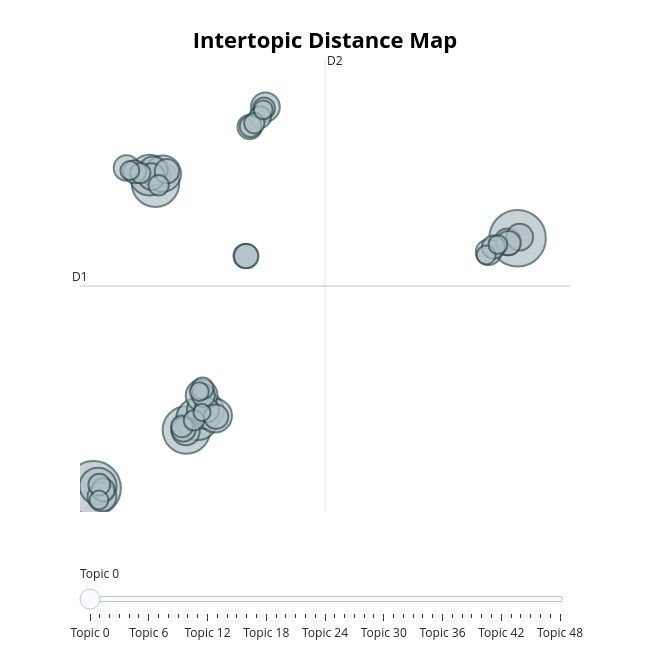

Here is the notebook cell this chart was saved with:
### Code cell
topic_model.visualize_topics()

### Figure 1 — Plotly figure (JSON) as saved in the notebook; plotly's stock layout.template omitted (floating-point values rounded to 4 significant figures; data arrays with more than 128 entries replaced by an {"elided": "..."} marker saying what was removed)
{"data": [{"customdata": {"elided": "49x3 mixed values"}, "hovertemplate": "<b>Topic %{customdata[0]}</b><br>%{customdata[1]}<br>Size: %{customdata[2]}", "legendgroup": "", "marker": {"color": "#B0BEC5", "size": [54, 50, 38, 38, 30, 28, 23, 23, 22, 19, 17, 14, 14, 14, 13, 12, 12, 12, 11, 11, 10, 10, 10, 10, 10, 10, 10, 10, 9, 9, 9, 9, 8, 8, 8, 8, 8, 8, 7, 7, 7, 7, 6, 6, 6, 6, 6, 6, 5], "sizemode": "area", "sizeref": 0.03375, "symbol": "circle", "line": {"color": "DarkSlateGrey", "width": 2}}, "mode": "markers", "name": "", "orientation": "v", "showlegend": false, "x": [17.01, -4.645, -1.485, 0.09462, 0.6497, -1.78, 1.063, -4.419, -1.104, 1.564, 0.8722, -4.22, -1.61, 4.13, 0.06347, 16.5, -1.686, 17.12, -2.966, 15.53, 1.138, -0.06198, 3.33, 16.55, -0.9033, 3.122, 3.153, 1.611, -2.546, 15.78, -4.154, 0.9629, 0.9222, 4.058, -4.356, -0.1298, 3.858, 3.376, -1.322, 3.566, -2.262, 0.4792, 15.41, 4.023, 16.01, -4.371, -2.796, 0.755, 0.8888], "xaxis": "x", "y": [10.36, -3.871, 13.5, -0.5547, 0.06665, 13.96, 0.5538, -3.748, 14.04, 0.2655, 1.417, -4.359, 14.2, 17.84, -0.6356, 10.16, 13.88, 10.43, 14.37, 9.574, 0.5897, -0.522, 16.71, 10.09, 14.18, 9.366, 9.344, 0.2038, 14.16, 9.859, -3.96, 1.417, 1.815, 17.75, -3.665, -0.3497, 17.26, 16.74, 13.38, 16.92, 14.07, -0.0009138, 9.415, 17.68, 10.0, -4.541, 14.22, 1.633, 0.4559], "yaxis": "y", "type": "scatter"}], "layout": {"xaxis": {"anchor": "y", "domain": [0.0, 1.0], "title": {"text": ""}, "visible": false, "range": [-5.342, 19.69]}, "yaxis": {"anchor": "x", "domain": [0.0, 1.0], "title": {"text": ""}, "visible": false, "range": [-5.222, 20.52]}, "legend": {"tracegroupgap": 0, "itemsizing": "constant"}, "margin": {"t": 60}, "title": {"font": {"size": 22, "color": "Black"}, "text": "<b>Intertopic Distance Map</b>", "y": 0.95, "x": 0.5, "xanchor": "center", "yanchor": "top"}, "hoverlabel": {"font": {"size": 16, "family": "Rockwell"}, "bgcolor": "white"}, "width": 650, "height": 650, "sliders": [{"active": 0, "pad": {"t": 50}, "steps": [{"args": [{"marker.color": [["red", "#B0BEC5", "#B0BEC5", "#B0BEC5", "#B0BEC5", "#B0BEC5", "#B0BEC5", "#B0BEC5", "#B0BEC5", "#B0BEC5", "#B0BEC5", "#B0BEC5", "#B0BEC5", "#B0BEC5", "#B0BEC5", "#B0BEC5", "#B0BEC5", "#B0BEC5", "#B0BEC5", "#B0BEC5", "#B0BEC5", "#B0BEC5", "#B0BEC5", "#B0BEC5", "#B0BEC5", "#B0BEC5", "#B0BEC5", "#B0BEC5", "#B0BEC5", "#B0BEC5", "#B0BEC5", "#B0BEC5", "#B0BEC5", "#B0BEC5", "#B0BEC5", "#B0BEC5", "#B0BEC5", "#B0BEC5", "#B0BEC5", "#B0BEC5", "#B0BEC5", "#B0BEC5", "#B0BEC5", "#B0BEC5", "#B0BEC5", "#B0BEC5", "#B0BEC5", "#B0BEC5", "#B0BEC5"]]}], "label": "Topic 0", "method": "update"}, {"args": [{"marker.color": [["#B0BEC5", "red", "#B0BEC5", "#B0BEC5", "#B0BEC5", "#B0BEC5", "#B0BEC5", "#B0BEC5", "#B0BEC5", "#B0BEC5", "#B0BEC5", "#B0BEC5", "#B0BEC5", "#B0BEC5", "#B0BEC5", "#B0BEC5", "#B0BEC5", "#B0BEC5", "#B0BEC5", "#B0BEC5", "#B0BEC5", "#B0BEC5", "#B0BEC5", "#B0BEC5", "#B0BEC5", "#B0BEC5", "#B0BEC5", "#B0BEC5", "#B0BEC5", "#B0BEC5", "#B0BEC5", "#B0BEC5", "#B0BEC5", "#B0BEC5", "#B0BEC5", "#B0BEC5", "#B0BEC5", "#B0BEC5", "#B0BEC5", "#B0BEC5", "#B0BEC5", "#B0BEC5", "#B0BEC5", "#B0BEC5", "#B0BEC5", "#B0BEC5", "#B0BEC5", "#B0BEC5", "#B0BEC5"]]}], "label": "Topic 1", "method": "update"}, {"args": [{"marker.color": [["#B0BEC5", "#B0BEC5", "red", "#B0BEC5", "#B0BEC5", "#B0BEC5", "#B0BEC5", "#B0BEC5", "#B0BEC5", "#B0BEC5", "#B0BEC5", "#B0BEC5", "#B0BEC5", "#B0BEC5", "#B0BEC5", "#B0BEC5", "#B0BEC5", "#B0BEC5", "#B0BEC5", "#B0BEC5", "#B0BEC5", "#B0BEC5", "#B0BEC5", "#B0BEC5", "#B0BEC5", "#B0BEC5", "#B0BEC5", "#B0BEC5", "#B0BEC5", "#B0BEC5", "#B0BEC5", "#B0BEC5", "#B0BEC5", "#B0BEC5", "#B0BEC5", "#B0BEC5", "#B0BEC5", "#B0BEC5", "#B0BEC5", "#B0BEC5", "#B0BEC5", "#B0BEC5", "#B0BEC5", "#B0BEC5", "#B0BEC5", "#B0BEC5", "#B0BEC5", "#B0BEC5", "#B0BEC5"]]}], "label": "Topic 2", "method": "update"}, {"args": [{"marker.color": [["#B0BEC5", "#B0BEC5", "#B0BEC5", "red", "#B0BEC5", "#B0BEC5", "#B0BEC5", "#B0BEC5", "#B0BEC5", "#B0BEC5", "#B0BEC5", "#B0BEC5", "#B0BEC5", "#B0BEC5", "#B0BEC5", "#B0BEC5", "#B0BEC5", "#B0BEC5", "#B0BEC5", "#B0BEC5", "#B0BEC5", "#B0BEC5", "#B0BEC5", "#B0BEC5", "#B0BEC5", "#B0BEC5", "#B0BEC5", "#B0BEC5", "#B0BEC5", "#B0BEC5", "#B0BEC5", "#B0BEC5", "#B0BEC5", "#B0BEC5", "#B0BEC5", "#B0BEC5", "#B0BEC5", "#B0BEC5", "#B0BEC5", "#B0BEC5", "#B0BEC5", "#B0BEC5", "#B0BEC5", "#B0BEC5", "#B0BEC5", "#B0BEC5", "#B0BEC5", "#B0BEC5", "#B0BEC5"]]}], "label": "Topic 3", "method": "update"}, {"args": [{"marker.color": [["#B0BEC5", "#B0BEC5", "#B0BEC5", "#B0BEC5", "red", "#B0BEC5", "#B0BEC5", "#B0BEC5", "#B0BEC5", "#B0BEC5", "#B0BEC5", "#B0BEC5", "#B0BEC5", "#B0BEC5", "#B0BEC5", "#B0BEC5", "#B0BEC5", "#B0BEC5", "#B0BEC5", "#B0BEC5", "#B0BEC5", "#B0BEC5", "#B0BEC5", "#B0BEC5", "#B0BEC5", "#B0BEC5", "#B0BEC5", "#B0BEC5", "#B0BEC5", "#B0BEC5", "#B0BEC5", "#B0BEC5", "#B0BEC5", "#B0BEC5", "#B0BEC5", "#B0BEC5", "#B0BEC5", "#B0BEC5", "#B0BEC5", "#B0BEC5", "#B0BEC5", "#B0BEC5", "#B0BEC5", "#B0BEC5", "#B0BEC5", "#B0BEC5", "#B0BEC5", "#B0BEC5", "#B0BEC5"]]}], "label": "Topic 4", "method": "update"}, {"args": [{"marker.color": [["#B0BEC5", "#B0BEC5", "#B0BEC5", "#B0BEC5", "#B0BEC5", "red", "#B0BEC5", "#B0BEC5", "#B0BEC5", "#B0BEC5", "#B0BEC5", "#B0BEC5", "#B0BEC5", "#B0BEC5", "#B0BEC5", "#B0BEC5", "#B0BEC5", "#B0BEC5", "#B0BEC5", "#B0BEC5", "#B0BEC5", "#B0BEC5", "#B0BEC5", "#B0BEC5", "#B0BEC5", "#B0BEC5", "#B0BEC5", "#B0BEC5", "#B0BEC5", "#B0BEC5", "#B0BEC5", "#B0BEC5", "#B0BEC5", "#B0BEC5", "#B0BEC5", "#B0BEC5", "#B0BEC5", "#B0BEC5", "#B0BEC5", "#B0BEC5", "#B0BEC5", "#B0BEC5", "#B0BEC5", "#B0BEC5", "#B0BEC5", "#B0BEC5", "#B0BEC5", "#B0BEC5", "#B0BEC5"]]}], "label": "Topic 5", "method": "update"}, {"args": [{"marker.color": [["#B0BEC5", "#B0BEC5", "#B0BEC5", "#B0BEC5", "#B0BEC5", "#B0BEC5", "red", "#B0BEC5", "#B0BEC5", "#B0BEC5", "#B0BEC5", "#B0BEC5", "#B0BEC5", "#B0BEC5", "#B0BEC5", "#B0BEC5", "#B0BEC5", "#B0BEC5", "#B0BEC5", "#B0BEC5", "#B0BEC5", "#B0BEC5", "#B0BEC5", "#B0BEC5", "#B0BEC5", "#B0BEC5", "#B0BEC5", "#B0BEC5", "#B0BEC5", "#B0BEC5", "#B0BEC5", "#B0BEC5", "#B0BEC5", "#B0BEC5", "#B0BEC5", "#B0BEC5", "#B0BEC5", "#B0BEC5", "#B0BEC5", "#B0BEC5", "#B0BEC5", "#B0BEC5", "#B0BEC5", "#B0BEC5", "#B0BEC5", "#B0BEC5", "#B0BEC5", "#B0BEC5", "#B0BEC5"]]}], "label": "Topic 6", "method": "update"}, {"args": [{"marker.color": [["#B0BEC5", "#B0BEC5", "#B0BEC5", "#B0BEC5", "#B0BEC5", "#B0BEC5", "#B0BEC5", "red", "#B0BEC5", "#B0BEC5", "#B0BEC5", "#B0BEC5", "#B0BEC5", "#B0BEC5", "#B0BEC5", "#B0BEC5", "#B0BEC5", "#B0BEC5", "#B0BEC5", "#B0BEC5", "#B0BEC5", "#B0BEC5", "#B0BEC5", "#B0BEC5", "#B0BEC5", "#B0BEC5", "#B0BEC5", "#B0BEC5", "#B0BEC5", "#B0BEC5", "#B0BEC5", "#B0BEC5", "#B0BEC5", "#B0BEC5", "#B0BEC5", "#B0BEC5", "#B0BEC5", "#B0BEC5", "#B0BEC5", "#B0BEC5", "#B0BEC5", "#B0BEC5", "#B0BEC5", "#B0BEC5", "#B0BEC5", "#B0BEC5", "#B0BEC5", "#B0BEC5", "#B0BEC5"]]}], "label": "Topic 7", "method": "update"}, {"args": [{"marker.color": [["#B0BEC5", "#B0BEC5", "#B0BEC5", "#B0BEC5", "#B0BEC5", "#B0BEC5", "#B0BEC5", "#B0BEC5", "red", "#B0BEC5", "#B0BEC5", "#B0BEC5", "#B0BEC5", "#B0BEC5", "#B0BEC5", "#B0BEC5", "#B0BEC5", "#B0BEC5", "#B0BEC5", "#B0BEC5", "#B0BEC5", "#B0BEC5", "#B0BEC5", "#B0BEC5", "#B0BEC5", "#B0BEC5", "#B0BEC5", "#B0BEC5", "#B0BEC5", "#B0BEC5", "#B0BEC5", "#B0BEC5", "#B0BEC5", "#B0BEC5", "#B0BEC5", "#B0BEC5", "#B0BEC5", "#B0BEC5", "#B0BEC5", "#B0BEC5", "#B0BEC5", "#B0BEC5", "#B0BEC5", "#B0BEC5", "#B0BEC5", "#B0BEC5", "#B0BEC5", "#B0BEC5", "#B0BEC5"]]}], "label": "Topic 8", "method": "update"}, {"args": [{"marker.color": [["#B0BEC5", "#B0BEC5", "#B0BEC5", "#B0BEC5", "#B0BEC5", "#B0BEC5", "#B0BEC5", "#B0BEC5", "#B0BEC5", "red", "#B0BEC5", "#B0BEC5", "#B0BEC5", "#B0BEC5", "#B0BEC5", "#B0BEC5", "#B0BEC5", "#B0BEC5", "#B0BEC5", "#B0BEC5", "#B0BEC5", "#B0BEC5", "#B0BEC5", "#B0BEC5", "#B0BEC5", "#B0BEC5", "#B0BEC5", "#B0BEC5", "#B0BEC5", "#B0BEC5", "#B0BEC5", "#B0BEC5", "#B0BEC5", "#B0BEC5", "#B0BEC5", "#B0BEC5", "#B0BEC5", "#B0BEC5", "#B0BEC5", "#B0BEC5", "#B0BEC5", "#B0BEC5", "#B0BEC5", "#B0BEC5", "#B0BEC5", "#B0BEC5", "#B0BEC5", "#B0BEC5", "#B0BEC5"]]}], "label": "Topic 9", "method": "update"}, {"args": [{"marker.color": [["#B0BEC5", "#B0BEC5", "#B0BEC5", "#B0BEC5", "#B0BEC5", "#B0BEC5", "#B0BEC5", "#B0BEC5", "#B0BEC5", "#B0BEC5", "red", "#B0BEC5", "#B0BEC5", "#B0BEC5", "#B0BEC5", "#B0BEC5", "#B0BEC5", "#B0BEC5", "#B0BEC5", "#B0BEC5", "#B0BEC5", "#B0BEC5", "#B0BEC5", "#B0BEC5", "#B0BEC5", "#B0BEC5", "#B0BEC5", "#B0BEC5", "#B0BEC5", "#B0BEC5", "#B0BEC5", "#B0BEC5", "#B0BEC5", "#B0BEC5", "#B0BEC5", "#B0BEC5", "#B0BEC5", "#B0BEC5", "#B0BEC5", "#B0BEC5", "#B0BEC5", "#B0BEC5", "#B0BEC5", "#B0BEC5", "#B0BEC5", "#B0BEC5", "#B0BEC5", "#B0BEC5", "#B0BEC5"]]}], "label": "Topic 10", "method": "update"}, {"args": [{"marker.color": [["#B0BEC5", "#B0BEC5", "#B0BEC5", "#B0BEC5", "#B0BEC5", "#B0BEC5", "#B0BEC5", "#B0BEC5", "#B0BEC5", "#B0BEC5", "#B0BEC5", "red", "#B0BEC5", "#B0BEC5", "#B0BEC5", "#B0BEC5", "#B0BEC5", "#B0BEC5", "#B0BEC5", "#B0BEC5", "#B0BEC5", "#B0BEC5", "#B0BEC5", "#B0BEC5", "#B0BEC5", "#B0BEC5", "#B0BEC5", "#B0BEC5", "#B0BEC5", "#B0BEC5", "#B0BEC5", "#B0BEC5", "#B0BEC5", "#B0BEC5", "#B0BEC5", "#B0BEC5", "#B0BEC5", "#B0BEC5", "#B0BEC5", "#B0BEC5", "#B0BEC5", "#B0BEC5", "#B0BEC5", "#B0BEC5", "#B0BEC5", "#B0BEC5", "#B0BEC5", "#B0BEC5", "#B0BEC5"]]}], "label": "Topic 11", "method": "update"}, {"args": [{"marker.color": [["#B0BEC5", "#B0BEC5", "#B0BEC5", "#B0BEC5", "#B0BEC5", "#B0BEC5", "#B0BEC5", "#B0BEC5", "#B0BEC5", "#B0BEC5", "#B0BEC5", "#B0BEC5", "red", "#B0BEC5", "#B0BEC5", "#B0BEC5", "#B0BEC5", "#B0BEC5", "#B0BEC5", "#B0BEC5", "#B0BEC5", "#B0BEC5", "#B0BEC5", "#B0BEC5", "#B0BEC5", "#B0BEC5", "#B0BEC5", "#B0BEC5", "#B0BEC5", "#B0BEC5", "#B0BEC5", "#B0BEC5", "#B0BEC5", "#B0BEC5", "#B0BEC5", "#B0BEC5", "#B0BEC5", "#B0BEC5", "#B0BEC5", "#B0BEC5", "#B0BEC5", "#B0BEC5", "#B0BEC5", "#B0BEC5", "#B0BEC5", "#B0BEC5", "#B0BEC5", "#B0BEC5", "#B0BEC5"]]}], "label": "Topic 12", "method": "update"}, {"args": [{"marker.color": [["#B0BEC5", "#B0BEC5", "#B0BEC5", "#B0BEC5", "#B0BEC5", "#B0BEC5", "#B0BEC5", "#B0BEC5", "#B0BEC5", "#B0BEC5", "#B0BEC5", "#B0BEC5", "#B0BEC5", "red", "#B0BEC5", "#B0BEC5", "#B0BEC5", "#B0BEC5", "#B0BEC5", "#B0BEC5", "#B0BEC5", "#B0BEC5", "#B0BEC5", "#B0BEC5", "#B0BEC5", "#B0BEC5", "#B0BEC5", "#B0BEC5", "#B0BEC5", "#B0BEC5", "#B0BEC5", "#B0BEC5", "#B0BEC5", "#B0BEC5", "#B0BEC5", "#B0BEC5", "#B0BEC5", "#B0BEC5", "#B0BEC5", "#B0BEC5", "#B0BEC5", "#B0BEC5", "#B0BEC5", "#B0BEC5", "#B0BEC5", "#B0BEC5", "#B0BEC5", "#B0BEC5", "#B0BEC5"]]}], "label": "Topic 13", "method": "update"}, {"args": [{"marker.color": [["#B0BEC5", "#B0BEC5", "#B0BEC5", "#B0BEC5", "#B0BEC5", "#B0BEC5", "#B0BEC5", "#B0BEC5", "#B0BEC5", "#B0BEC5", "#B0BEC5", "#B0BEC5", "#B0BEC5", "#B0BEC5", "red", "#B0BEC5", "#B0BEC5", "#B0BEC5", "#B0BEC5", "#B0BEC5", "#B0BEC5", "#B0BEC5", "#B0BEC5", "#B0BEC5", "#B0BEC5", "#B0BEC5", "#B0BEC5", "#B0BEC5", "#B0BEC5", "#B0BEC5", "#B0BEC5", "#B0BEC5", "#B0BEC5", "#B0BEC5", "#B0BEC5", "#B0BEC5", "#B0BEC5", "#B0BEC5", "#B0BEC5", "#B0BEC5", "#B0BEC5", "#B0BEC5", "#B0BEC5", "#B0BEC5", "#B0BEC5", "#B0BEC5", "#B0BEC5", "#B0BEC5", "#B0BEC5"]]}], "label": "Topic 14", "method": "update"}, {"args": [{"marker.color": [["#B0BEC5", "#B0BEC5", "#B0BEC5", "#B0BEC5", "#B0BEC5", "#B0BEC5", "#B0BEC5", "#B0BEC5", "#B0BEC5", "#B0BEC5", "#B0BEC5", "#B0BEC5", "#B0BEC5", "#B0BEC5", "#B0BEC5", "red", "#B0BEC5", "#B0BEC5", "#B0BEC5", "#B0BEC5", "#B0BEC5", "#B0BEC5", "#B0BEC5", "#B0BEC5", "#B0BEC5", "#B0BEC5", "#B0BEC5", "#B0BEC5", "#B0BEC5", "#B0BEC5", "#B0BEC5", "#B0BEC5", "#B0BEC5", "#B0BEC5", "#B0BEC5", "#B0BEC5", "#B0BEC5", "#B0BEC5", "#B0BEC5", "#B0BEC5", "#B0BEC5", "#B0BEC5", "#B0BEC5", "#B0BEC5", "#B0BEC5", "#B0BEC5", "#B0BEC5", "#B0BEC5", "#B0BEC5"]]}], "label": "Topic 15", "method": "update"}, {"args": [{"marker.color": [["#B0BEC5", "#B0BEC5", "#B0BEC5", "#B0BEC5", "#B0BEC5", "#B0BEC5", "#B0BEC5", "#B0BEC5", "#B0BEC5", "#B0BEC5", "#B0BEC5", "#B0BEC5", "#B0BEC5", "#B0BEC5", "#B0BEC5", "#B0BEC5", "red", "#B0BEC5", "#B0BEC5", "#B0BEC5", "#B0BEC5", "#B0BEC5", "#B0BEC5", "#B0BEC5", "#B0BEC5", "#B0BEC5", "#B0BEC5", "#B0BEC5", "#B0BEC5", "#B0BEC5", "#B0BEC5", "#B0BEC5", "#B0BEC5", "#B0BEC5", "#B0BEC5", "#B0BEC5", "#B0BEC5", "#B0BEC5", "#B0BEC5", "#B0BEC5", "#B0BEC5", "#B0BEC5", "#B0BEC5", "#B0BEC5", "#B0BEC5", "#B0BEC5", "#B0BEC5", "#B0BEC5", "#B0BEC5"]]}], "label": "Topic 16", "method": "update"}, {"args": [{"marker.color": [["#B0BEC5", "#B0BEC5", "#B0BEC5", "#B0BEC5", "#B0BEC5", "#B0BEC5", "#B0BEC5", "#B0BEC5", "#B0BEC5", "#B0BEC5", "#B0BEC5", "#B0BEC5", "#B0BEC5", "#B0BEC5", "#B0BEC5", "#B0BEC5", "#B0BEC5", "red", "#B0BEC5", "#B0BEC5", "#B0BEC5", "#B0BEC5", "#B0BEC5", "#B0BEC5", "#B0BEC5", "#B0BEC5", "#B0BEC5", "#B0BEC5", "#B0BEC5", "#B0BEC5", "#B0BEC5", "#B0BEC5", "#B0BEC5", "#B0BEC5", "#B0BEC5", "#B0BEC5", "#B0BEC5", "#B0BEC5", "#B0BEC5", "#B0BEC5", "#B0BEC5", "#B0BEC5", "#B0BEC5", "#B0BEC5", "#B0BEC5", "#B0BEC5", "#B0BEC5", "#B0BEC5", "#B0BEC5"]]}], "label": "Topic 17", "method": "update"}, {"args": [{"marker.color": [["#B0BEC5", "#B0BEC5", "#B0BEC5", "#B0BEC5", "#B0BEC5", "#B0BEC5", "#B0BEC5", "#B0BEC5", "#B0BEC5", "#B0BEC5", "#B0BEC5", "#B0BEC5", "#B0BEC5", "#B0BEC5", "#B0BEC5", "#B0BEC5", "#B0BEC5", "#B0BEC5", "red", "#B0BEC5", "#B0BEC5", "#B0BEC5", "#B0BEC5", "#B0BEC5", "#B0BEC5", "#B0BEC5", "#B0BEC5", "#B0BEC5", "#B0BEC5", "#B0BEC5", "#B0BEC5", "#B0BEC5", "#B0BEC5", "#B0BEC5", "#B0BEC5", "#B0BEC5", "#B0BEC5", "#B0BEC5", "#B0BEC5", "#B0BEC5", "#B0BEC5", "#B0BEC5", "#B0BEC5", "#B0BEC5", "#B0BEC5", "#B0BEC5", "#B0BEC5", "#B0BEC5", "#B0BEC5"]]}], "label": "Topic 18", "method": "update"}, {"args": [{"marker.color": [["#B0BEC5", "#B0BEC5", "#B0BEC5", "#B0BEC5", "#B0BEC5", "#B0BEC5", "#B0BEC5", "#B0BEC5", "#B0BEC5", "#B0BEC5", "#B0BEC5", "#B0BEC5", "#B0BEC5", "#B0BEC5", "#B0BEC5", "#B0BEC5", "#B0BEC5", "#B0BEC5", "#B0BEC5", "red", "#B0BEC5", "#B0BEC5", "#B0BEC5", "#B0BEC5", "#B0BEC5", "#B0BEC5", "#B0BEC5", "#B0BEC5", "#B0BEC5", "#B0BEC5", "#B0BEC5", "#B0BEC5", "#B0BEC5", "#B0BEC5", "#B0BEC5", "#B0BEC5", "#B0BEC5", "#B0BEC5", "#B0BEC5", "#B0BEC5", "#B0BEC5", "#B0BEC5", "#B0BEC5", "#B0BEC5", "#B0BEC5", "#B0BEC5", "#B0BEC5", "#B0BEC5", "#B0BEC5"]]}], "label": "Topic 19", "method": "update"}, {"args": [{"marker.color": [["#B0BEC5", "#B0BEC5", "#B0BEC5", "#B0BEC5", "#B0BEC5", "#B0BEC5", "#B0BEC5", "#B0BEC5", "#B0BEC5", "#B0BEC5", "#B0BEC5", "#B0BEC5", "#B0BEC5", "#B0BEC5", "#B0BEC5", "#B0BEC5", "#B0BEC5", "#B0BEC5", "#B0BEC5", "#B0BEC5", "red", "#B0BEC5", "#B0BEC5", "#B0BEC5", "#B0BEC5", "#B0BEC5", "#B0BEC5", "#B0BEC5", "#B0BEC5", "#B0BEC5", "#B0BEC5", "#B0BEC5", "#B0BEC5", "#B0BEC5", "#B0BEC5", "#B0BEC5", "#B0BEC5", "#B0BEC5", "#B0BEC5", "#B0BEC5", "#B0BEC5", "#B0BEC5", "#B0BEC5", "#B0BEC5", "#B0BEC5", "#B0BEC5", "#B0BEC5", "#B0BEC5", "#B0BEC5"]]}], "label": "Topic 20", "method": "update"}, {"args": [{"marker.color": [["#B0BEC5", "#B0BEC5", "#B0BEC5", "#B0BEC5", "#B0BEC5", "#B0BEC5", "#B0BEC5", "#B0BEC5", "#B0BEC5", "#B0BEC5", "#B0BEC5", "#B0BEC5", "#B0BEC5", "#B0BEC5", "#B0BEC5", "#B0BEC5", "#B0BEC5", "#B0BEC5", "#B0BEC5", "#B0BEC5", "#B0BEC5", "red", "#B0BEC5", "#B0BEC5", "#B0BEC5", "#B0BEC5", "#B0BEC5", "#B0BEC5", "#B0BEC5", "#B0BEC5", "#B0BEC5", "#B0BEC5", "#B0BEC5", "#B0BEC5", "#B0BEC5", "#B0BEC5", "#B0BEC5", "#B0BEC5", "#B0BEC5", "#B0BEC5", "#B0BEC5", "#B0BEC5", "#B0BEC5", "#B0BEC5", "#B0BEC5", "#B0BEC5", "#B0BEC5", "#B0BEC5", "#B0BEC5"]]}], "label": "Topic 21", "method": "update"}, {"args": [{"marker.color": [["#B0BEC5", "#B0BEC5", "#B0BEC5", "#B0BEC5", "#B0BEC5", "#B0BEC5", "#B0BEC5", "#B0BEC5", "#B0BEC5", "#B0BEC5", "#B0BEC5", "#B0BEC5", "#B0BEC5", "#B0BEC5", "#B0BEC5", "#B0BEC5", "#B0BEC5", "#B0BEC5", "#B0BEC5", "#B0BEC5", "#B0BEC5", "#B0BEC5", "red", "#B0BEC5", "#B0BEC5", "#B0BEC5", "#B0BEC5", "#B0BEC5", "#B0BEC5", "#B0BEC5", "#B0BEC5", "#B0BEC5", "#B0BEC5", "#B0BEC5", "#B0BEC5", "#B0BEC5", "#B0BEC5", "#B0BEC5", "#B0BEC5", "#B0BEC5", "#B0BEC5", "#B0BEC5", "#B0BEC5", "#B0BEC5", "#B0BEC5", "#B0BEC5", "#B0BEC5", "#B0BEC5", "#B0BEC5"]]}], "label": "Topic 22", "method": "update"}, {"args": [{"marker.color": [["#B0BEC5", "#B0BEC5", "#B0BEC5", "#B0BEC5", "#B0BEC5", "#B0BEC5", "#B0BEC5", "#B0BEC5", "#B0BEC5", "#B0BEC5", "#B0BEC5", "#B0BEC5", "#B0BEC5", "#B0BEC5", "#B0BEC5", "#B0BEC5", "#B0BEC5", "#B0BEC5", "#B0BEC5", "#B0BEC5", "#B0BEC5", "#B0BEC5", "#B0BEC5", "red", "#B0BEC5", "#B0BEC5", "#B0BEC5", "#B0BEC5", "#B0BEC5", "#B0BEC5", "#B0BEC5", "#B0BEC5", "#B0BEC5", "#B0BEC5", "#B0BEC5", "#B0BEC5", "#B0BEC5", "#B0BEC5", "#B0BEC5", "#B0BEC5", "#B0BEC5", "#B0BEC5", "#B0BEC5", "#B0BEC5", "#B0BEC5", "#B0BEC5", "#B0BEC5", "#B0BEC5", "#B0BEC5"]]}], "label": "Topic 23", "method": "update"}, {"args": [{"marker.color": [["#B0BEC5", "#B0BEC5", "#B0BEC5", "#B0BEC5", "#B0BEC5", "#B0BEC5", "#B0BEC5", "#B0BEC5", "#B0BEC5", "#B0BEC5", "#B0BEC5", "#B0BEC5", "#B0BEC5", "#B0BEC5", "#B0BEC5", "#B0BEC5", "#B0BEC5", "#B0BEC5", "#B0BEC5", "#B0BEC5", "#B0BEC5", "#B0BEC5", "#B0BEC5", "#B0BEC5", "red", "#B0BEC5", "#B0BEC5", "#B0BEC5", "#B0BEC5", "#B0BEC5", "#B0BEC5", "#B0BEC5", "#B0BEC5", "#B0BEC5", "#B0BEC5", "#B0BEC5", "#B0BEC5", "#B0BEC5", "#B0BEC5", "#B0BEC5", "#B0BEC5", "#B0BEC5", "#B0BEC5", "#B0BEC5", "#B0BEC5", "#B0BEC5", "#B0BEC5", "#B0BEC5", "#B0BEC5"]]}], "label": "Topic 24", "method": "update"}, {"args": [{"marker.color": [["#B0BEC5", "#B0BEC5", "#B0BEC5", "#B0BEC5", "#B0BEC5", "#B0BEC5", "#B0BEC5", "#B0BEC5", "#B0BEC5", "#B0BEC5", "#B0BEC5", "#B0BEC5", "#B0BEC5", "#B0BEC5", "#B0BEC5", "#B0BEC5", "#B0BEC5", "#B0BEC5", "#B0BEC5", "#B0BEC5", "#B0BEC5", "#B0BEC5", "#B0BEC5", "#B0BEC5", "#B0BEC5", "red", "#B0BEC5", "#B0BEC5", "#B0BEC5", "#B0BEC5", "#B0BEC5", "#B0BEC5", "#B0BEC5", "#B0BEC5", "#B0BEC5", "#B0BEC5", "#B0BEC5", "#B0BEC5", "#B0BEC5", "#B0BEC5", "#B0BEC5", "#B0BEC5", "#B0BEC5", "#B0BEC5", "#B0BEC5", "#B0BEC5", "#B0BEC5", "#B0BEC5", "#B0BEC5"]]}], "label": "Topic 25", "method": "update"}, {"args": [{"marker.color": [["#B0BEC5", "#B0BEC5", "#B0BEC5", "#B0BEC5", "#B0BEC5", "#B0BEC5", "#B0BEC5", "#B0BEC5", "#B0BEC5", "#B0BEC5", "#B0BEC5", "#B0BEC5", "#B0BEC5", "#B0BEC5", "#B0BEC5", "#B0BEC5", "#B0BEC5", "#B0BEC5", "#B0BEC5", "#B0BEC5", "#B0BEC5", "#B0BEC5", "#B0BEC5", "#B0BEC5", "#B0BEC5", "#B0BEC5", "red", "#B0BEC5", "#B0BEC5", "#B0BEC5", "#B0BEC5", "#B0BEC5", "#B0BEC5", "#B0BEC5", "#B0BEC5", "#B0BEC5", "#B0BEC5", "#B0BEC5", "#B0BEC5", "#B0BEC5", "#B0BEC5", "#B0BEC5", "#B0BEC5", "#B0BEC5", "#B0BEC5", "#B0BEC5", "#B0BEC5", "#B0BEC5", "#B0BEC5"]]}], "label": "Topic 26", "method": "update"}, {"args": [{"marker.color": [["#B0BEC5", "#B0BEC5", "#B0BEC5", "#B0BEC5", "#B0BEC5", "#B0BEC5", "#B0BEC5", "#B0BEC5", "#B0BEC5", "#B0BEC5", "#B0BEC5", "#B0BEC5", "#B0BEC5", "#B0BEC5", "#B0BEC5", "#B0BEC5", "#B0BEC5", "#B0BEC5", "#B0BEC5", "#B0BEC5", "#B0BEC5", "#B0BEC5", "#B0BEC5", "#B0BEC5", "#B0BEC5", "#B0BEC5", "#B0BEC5", "red", "#B0BEC5", "#B0BEC5", "#B0BEC5", "#B0BEC5", "#B0BEC5", "#B0BEC5", "#B0BEC5", "#B0BEC5", "#B0BEC5", "#B0BEC5", "#B0BEC5", "#B0BEC5", "#B0BEC5", "#B0BEC5", "#B0BEC5", "#B0BEC5", "#B0BEC5", "#B0BEC5", "#B0BEC5", "#B0BEC5", "#B0BEC5"]]}], "label": "Topic 27", "method": "update"}, {"args": [{"marker.color": [["#B0BEC5", "#B0BEC5", "#B0BEC5", "#B0BEC5", "#B0BEC5", "#B0BEC5", "#B0BEC5", "#B0BEC5", "#B0BEC5", "#B0BEC5", "#B0BEC5", "#B0BEC5", "#B0BEC5", "#B0BEC5", "#B0BEC5", "#B0BEC5", "#B0BEC5", "#B0BEC5", "#B0BEC5", "#B0BEC5", "#B0BEC5", "#B0BEC5", "#B0BEC5", "#B0BEC5", "#B0BEC5", "#B0BEC5", "#B0BEC5", "#B0BEC5", "red", "#B0BEC5", "#B0BEC5", "#B0BEC5", "#B0BEC5", "#B0BEC5", "#B0BEC5", "#B0BEC5", "#B0BEC5", "#B0BEC5", "#B0BEC5", "#B0BEC5", "#B0BEC5", "#B0BEC5", "#B0BEC5", "#B0BEC5", "#B0BEC5", "#B0BEC5", "#B0BEC5", "#B0BEC5", "#B0BEC5"]]}], "label": "Topic 28", "method": "update"}, {"args": [{"marker.color": [["#B0BEC5", "#B0BEC5", "#B0BEC5", "#B0BEC5", "#B0BEC5", "#B0BEC5", "#B0BEC5", "#B0BEC5", "#B0BEC5", "#B0BEC5", "#B0BEC5", "#B0BEC5", "#B0BEC5", "#B0BEC5", "#B0BEC5", "#B0BEC5", "#B0BEC5", "#B0BEC5", "#B0BEC5", "#B0BEC5", "#B0BEC5", "#B0BEC5", "#B0BEC5", "#B0BEC5", "#B0BEC5", "#B0BEC5", "#B0BEC5", "#B0BEC5", "#B0BEC5", "red", "#B0BEC5", "#B0BEC5", "#B0BEC5", "#B0BEC5", "#B0BEC5", "#B0BEC5", "#B0BEC5", "#B0BEC5", "#B0BEC5", "#B0BEC5", "#B0BEC5", "#B0BEC5", "#B0BEC5", "#B0BEC5", "#B0BEC5", "#B0BEC5", "#B0BEC5", "#B0BEC5", "#B0BEC5"]]}], "label": "Topic 29", "method": "update"}, {"args": [{"marker.color": [["#B0BEC5", "#B0BEC5", "#B0BEC5", "#B0BEC5", "#B0BEC5", "#B0BEC5", "#B0BEC5", "#B0BEC5", "#B0BEC5", "#B0BEC5", "#B0BEC5", "#B0BEC5", "#B0BEC5", "#B0BEC5", "#B0BEC5", "#B0BEC5", "#B0BEC5", "#B0BEC5", "#B0BEC5", "#B0BEC5", "#B0BEC5", "#B0BEC5", "#B0BEC5", "#B0BEC5", "#B0BEC5", "#B0BEC5", "#B0BEC5", "#B0BEC5", "#B0BEC5", "#B0BEC5", "red", "#B0BEC5", "#B0BEC5", "#B0BEC5", "#B0BEC5", "#B0BEC5", "#B0BEC5", "#B0BEC5", "#B0BEC5", "#B0BEC5", "#B0BEC5", "#B0BEC5", "#B0BEC5", "#B0BEC5", "#B0BEC5", "#B0BEC5", "#B0BEC5", "#B0BEC5", "#B0BEC5"]]}], "label": "Topic 30", "method": "update"}, {"args": [{"marker.color": [["#B0BEC5", "#B0BEC5", "#B0BEC5", "#B0BEC5", "#B0BEC5", "#B0BEC5", "#B0BEC5", "#B0BEC5", "#B0BEC5", "#B0BEC5", "#B0BEC5", "#B0BEC5", "#B0BEC5", "#B0BEC5", "#B0BEC5", "#B0BEC5", "#B0BEC5", "#B0BEC5", "#B0BEC5", "#B0BEC5", "#B0BEC5", "#B0BEC5", "#B0BEC5", "#B0BEC5", "#B0BEC5", "#B0BEC5", "#B0BEC5", "#B0BEC5", "#B0BEC5", "#B0BEC5", "#B0BEC5", "red", "#B0BEC5", "#B0BEC5", "#B0BEC5", "#B0BEC5", "#B0BEC5", "#B0BEC5", "#B0BEC5", "#B0BEC5", "#B0BEC5", "#B0BEC5", "#B0BEC5", "#B0BEC5", "#B0BEC5", "#B0BEC5", "#B0BEC5", "#B0BEC5", "#B0BEC5"]]}], "label": "Topic 31", "method": "update"}, {"args": [{"marker.color": [["#B0BEC5", "#B0BEC5", "#B0BEC5", "#B0BEC5", "#B0BEC5", "#B0BEC5", "#B0BEC5", "#B0BEC5", "#B0BEC5", "#B0BEC5", "#B0BEC5", "#B0BEC5", "#B0BEC5", "#B0BEC5", "#B0BEC5", "#B0BEC5", "#B0BEC5", "#B0BEC5", "#B0BEC5", "#B0BEC5", "#B0BEC5", "#B0BEC5", "#B0BEC5", "#B0BEC5", "#B0BEC5", "#B0BEC5", "#B0BEC5", "#B0BEC5", "#B0BEC5", "#B0BEC5", "#B0BEC5", "#B0BEC5", "red", "#B0BEC5", "#B0BEC5", "#B0BEC5", "#B0BEC5", "#B0BEC5", "#B0BEC5", "#B0BEC5", "#B0BEC5", "#B0BEC5", "#B0BEC5", "#B0BEC5", "#B0BEC5", "#B0BEC5", "#B0BEC5", "#B0BEC5", "#B0BEC5"]]}], "label": "Topic 32", "method": "update"}, {"args": [{"marker.color": [["#B0BEC5", "#B0BEC5", "#B0BEC5", "#B0BEC5", "#B0BEC5", "#B0BEC5", "#B0BEC5", "#B0BEC5", "#B0BEC5", "#B0BEC5", "#B0BEC5", "#B0BEC5", "#B0BEC5", "#B0BEC5", "#B0BEC5", "#B0BEC5", "#B0BEC5", "#B0BEC5", "#B0BEC5", "#B0BEC5", "#B0BEC5", "#B0BEC5", "#B0BEC5", "#B0BEC5", "#B0BEC5", "#B0BEC5", "#B0BEC5", "#B0BEC5", "#B0BEC5", "#B0BEC5", "#B0BEC5", "#B0BEC5", "#B0BEC5", "red", "#B0BEC5", "#B0BEC5", "#B0BEC5", "#B0BEC5", "#B0BEC5", "#B0BEC5", "#B0BEC5", "#B0BEC5", "#B0BEC5", "#B0BEC5", "#B0BEC5", "#B0BEC5", "#B0BEC5", "#B0BEC5", "#B0BEC5"]]}], "label": "Topic 33", "method": "update"}, {"args": [{"marker.color": [["#B0BEC5", "#B0BEC5", "#B0BEC5", "#B0BEC5", "#B0BEC5", "#B0BEC5", "#B0BEC5", "#B0BEC5", "#B0BEC5", "#B0BEC5", "#B0BEC5", "#B0BEC5", "#B0BEC5", "#B0BEC5", "#B0BEC5", "#B0BEC5", "#B0BEC5", "#B0BEC5", "#B0BEC5", "#B0BEC5", "#B0BEC5", "#B0BEC5", "#B0BEC5", "#B0BEC5", "#B0BEC5", "#B0BEC5", "#B0BEC5", "#B0BEC5", "#B0BEC5", "#B0BEC5", "#B0BEC5", "#B0BEC5", "#B0BEC5", "#B0BEC5", "red", "#B0BEC5", "#B0BEC5", "#B0BEC5", "#B0BEC5", "#B0BEC5", "#B0BEC5", "#B0BEC5", "#B0BEC5", "#B0BEC5", "#B0BEC5", "#B0BEC5", "#B0BEC5", "#B0BEC5", "#B0BEC5"]]}], "label": "Topic 34", "method": "update"}, {"args": [{"marker.color": [["#B0BEC5", "#B0BEC5", "#B0BEC5", "#B0BEC5", "#B0BEC5", "#B0BEC5", "#B0BEC5", "#B0BEC5", "#B0BEC5", "#B0BEC5", "#B0BEC5", "#B0BEC5", "#B0BEC5", "#B0BEC5", "#B0BEC5", "#B0BEC5", "#B0BEC5", "#B0BEC5", "#B0BEC5", "#B0BEC5", "#B0BEC5", "#B0BEC5", "#B0BEC5", "#B0BEC5", "#B0BEC5", "#B0BEC5", "#B0BEC5", "#B0BEC5", "#B0BEC5", "#B0BEC5", "#B0BEC5", "#B0BEC5", "#B0BEC5", "#B0BEC5", "#B0BEC5", "red", "#B0BEC5", "#B0BEC5", "#B0BEC5", "#B0BEC5", "#B0BEC5", "#B0BEC5", "#B0BEC5", "#B0BEC5", "#B0BEC5", "#B0BEC5", "#B0BEC5", "#B0BEC5", "#B0BEC5"]]}], "label": "Topic 35", "method": "update"}, {"args": [{"marker.color": [["#B0BEC5", "#B0BEC5", "#B0BEC5", "#B0BEC5", "#B0BEC5", "#B0BEC5", "#B0BEC5", "#B0BEC5", "#B0BEC5", "#B0BEC5", "#B0BEC5", "#B0BEC5", "#B0BEC5", "#B0BEC5", "#B0BEC5", "#B0BEC5", "#B0BEC5", "#B0BEC5", "#B0BEC5", "#B0BEC5", "#B0BEC5", "#B0BEC5", "#B0BEC5", "#B0BEC5", "#B0BEC5", "#B0BEC5", "#B0BEC5", "#B0BEC5", "#B0BEC5", "#B0BEC5", "#B0BEC5", "#B0BEC5", "#B0BEC5", "#B0BEC5", "#B0BEC5", "#B0BEC5", "red", "#B0BEC5", "#B0BEC5", "#B0BEC5", "#B0BEC5", "#B0BEC5", "#B0BEC5", "#B0BEC5", "#B0BEC5", "#B0BEC5", "#B0BEC5", "#B0BEC5", "#B0BEC5"]]}], "label": "Topic 36", "method": "update"}, {"args": [{"marker.color": [["#B0BEC5", "#B0BEC5", "#B0BEC5", "#B0BEC5", "#B0BEC5", "#B0BEC5", "#B0BEC5", "#B0BEC5", "#B0BEC5", "#B0BEC5", "#B0BEC5", "#B0BEC5", "#B0BEC5", "#B0BEC5", "#B0BEC5", "#B0BEC5", "#B0BEC5", "#B0BEC5", "#B0BEC5", "#B0BEC5", "#B0BEC5", "#B0BEC5", "#B0BEC5", "#B0BEC5", "#B0BEC5", "#B0BEC5", "#B0BEC5", "#B0BEC5", "#B0BEC5", "#B0BEC5", "#B0BEC5", "#B0BEC5", "#B0BEC5", "#B0BEC5", "#B0BEC5", "#B0BEC5", "#B0BEC5", "red", "#B0BEC5", "#B0BEC5", "#B0BEC5", "#B0BEC5", "#B0BEC5", "#B0BEC5", "#B0BEC5", "#B0BEC5", "#B0BEC5", "#B0BEC5", "#B0BEC5"]]}], "label": "Topic 37", "method": "update"}, {"args": [{"marker.color": [["#B0BEC5", "#B0BEC5", "#B0BEC5", "#B0BEC5", "#B0BEC5", "#B0BEC5", "#B0BEC5", "#B0BEC5", "#B0BEC5", "#B0BEC5", "#B0BEC5", "#B0BEC5", "#B0BEC5", "#B0BEC5", "#B0BEC5", "#B0BEC5", "#B0BEC5", "#B0BEC5", "#B0BEC5", "#B0BEC5", "#B0BEC5", "#B0BEC5", "#B0BEC5", "#B0BEC5", "#B0BEC5", "#B0BEC5", "#B0BEC5", "#B0BEC5", "#B0BEC5", "#B0BEC5", "#B0BEC5", "#B0BEC5", "#B0BEC5", "#B0BEC5", "#B0BEC5", "#B0BEC5", "#B0BEC5", "#B0BEC5", "red", "#B0BEC5", "#B0BEC5", "#B0BEC5", "#B0BEC5", "#B0BEC5", "#B0BEC5", "#B0BEC5", "#B0BEC5", "#B0BEC5", "#B0BEC5"]]}], "label": "Topic 38", "method": "update"}, {"args": [{"marker.color": [["#B0BEC5", "#B0BEC5", "#B0BEC5", "#B0BEC5", "#B0BEC5", "#B0BEC5", "#B0BEC5", "#B0BEC5", "#B0BEC5", "#B0BEC5", "#B0BEC5", "#B0BEC5", "#B0BEC5", "#B0BEC5", "#B0BEC5", "#B0BEC5", "#B0BEC5", "#B0BEC5", "#B0BEC5", "#B0BEC5", "#B0BEC5", "#B0BEC5", "#B0BEC5", "#B0BEC5", "#B0BEC5", "#B0BEC5", "#B0BEC5", "#B0BEC5", "#B0BEC5", "#B0BEC5", "#B0BEC5", "#B0BEC5", "#B0BEC5", "#B0BEC5", "#B0BEC5", "#B0BEC5", "#B0BEC5", "#B0BEC5", "#B0BEC5", "red", "#B0BEC5", "#B0BEC5", "#B0BEC5", "#B0BEC5", "#B0BEC5", "#B0BEC5", "#B0BEC5", "#B0BEC5", "#B0BEC5"]]}], "label": "Topic 39", "method": "update"}, {"args": [{"marker.color": [["#B0BEC5", "#B0BEC5", "#B0BEC5", "#B0BEC5", "#B0BEC5", "#B0BEC5", "#B0BEC5", "#B0BEC5", "#B0BEC5", "#B0BEC5", "#B0BEC5", "#B0BEC5", "#B0BEC5", "#B0BEC5", "#B0BEC5", "#B0BEC5", "#B0BEC5", "#B0BEC5", "#B0BEC5", "#B0BEC5", "#B0BEC5", "#B0BEC5", "#B0BEC5", "#B0BEC5", "#B0BEC5", "#B0BEC5", "#B0BEC5", "#B0BEC5", "#B0BEC5", "#B0BEC5", "#B0BEC5", "#B0BEC5", "#B0BEC5", "#B0BEC5", "#B0BEC5", "#B0BEC5", "#B0BEC5", "#B0BEC5", "#B0BEC5", "#B0BEC5", "red", "#B0BEC5", "#B0BEC5", "#B0BEC5", "#B0BEC5", "#B0BEC5", "#B0BEC5", "#B0BEC5", "#B0BEC5"]]}], "label": "Topic 40", "method": "update"}, {"args": [{"marker.color": [["#B0BEC5", "#B0BEC5", "#B0BEC5", "#B0BEC5", "#B0BEC5", "#B0BEC5", "#B0BEC5", "#B0BEC5", "#B0BEC5", "#B0BEC5", "#B0BEC5", "#B0BEC5", "#B0BEC5", "#B0BEC5", "#B0BEC5", "#B0BEC5", "#B0BEC5", "#B0BEC5", "#B0BEC5", "#B0BEC5", "#B0BEC5", "#B0BEC5", "#B0BEC5", "#B0BEC5", "#B0BEC5", "#B0BEC5", "#B0BEC5", "#B0BEC5", "#B0BEC5", "#B0BEC5", "#B0BEC5", "#B0BEC5", "#B0BEC5", "#B0BEC5", "#B0BEC5", "#B0BEC5", "#B0BEC5", "#B0BEC5", "#B0BEC5", "#B0BEC5", "#B0BEC5", "red", "#B0BEC5", "#B0BEC5", "#B0BEC5", "#B0BEC5", "#B0BEC5", "#B0BEC5", "#B0BEC5"]]}], "label": "Topic 41", "method": "update"}, {"args": [{"marker.color": [["#B0BEC5", "#B0BEC5", "#B0BEC5", "#B0BEC5", "#B0BEC5", "#B0BEC5", "#B0BEC5", "#B0BEC5", "#B0BEC5", "#B0BEC5", "#B0BEC5", "#B0BEC5", "#B0BEC5", "#B0BEC5", "#B0BEC5", "#B0BEC5", "#B0BEC5", "#B0BEC5", "#B0BEC5", "#B0BEC5", "#B0BEC5", "#B0BEC5", "#B0BEC5", "#B0BEC5", "#B0BEC5", "#B0BEC5", "#B0BEC5", "#B0BEC5", "#B0BEC5", "#B0BEC5", "#B0BEC5", "#B0BEC5", "#B0BEC5", "#B0BEC5", "#B0BEC5", "#B0BEC5", "#B0BEC5", "#B0BEC5", "#B0BEC5", "#B0BEC5", "#B0BEC5", "#B0BEC5", "red", "#B0BEC5", "#B0BEC5", "#B0BEC5", "#B0BEC5", "#B0BEC5", "#B0BEC5"]]}], "label": "Topic 42", "method": "update"}, {"args": [{"marker.color": [["#B0BEC5", "#B0BEC5", "#B0BEC5", "#B0BEC5", "#B0BEC5", "#B0BEC5", "#B0BEC5", "#B0BEC5", "#B0BEC5", "#B0BEC5", "#B0BEC5", "#B0BEC5", "#B0BEC5", "#B0BEC5", "#B0BEC5", "#B0BEC5", "#B0BEC5", "#B0BEC5", "#B0BEC5", "#B0BEC5", "#B0BEC5", "#B0BEC5", "#B0BEC5", "#B0BEC5", "#B0BEC5", "#B0BEC5", "#B0BEC5", "#B0BEC5", "#B0BEC5", "#B0BEC5", "#B0BEC5", "#B0BEC5", "#B0BEC5", "#B0BEC5", "#B0BEC5", "#B0BEC5", "#B0BEC5", "#B0BEC5", "#B0BEC5", "#B0BEC5", "#B0BEC5", "#B0BEC5", "#B0BEC5", "red", "#B0BEC5", "#B0BEC5", "#B0BEC5", "#B0BEC5", "#B0BEC5"]]}], "label": "Topic 43", "method": "update"}, {"args": [{"marker.color": [["#B0BEC5", "#B0BEC5", "#B0BEC5", "#B0BEC5", "#B0BEC5", "#B0BEC5", "#B0BEC5", "#B0BEC5", "#B0BEC5", "#B0BEC5", "#B0BEC5", "#B0BEC5", "#B0BEC5", "#B0BEC5", "#B0BEC5", "#B0BEC5", "#B0BEC5", "#B0BEC5", "#B0BEC5", "#B0BEC5", "#B0BEC5", "#B0BEC5", "#B0BEC5", "#B0BEC5", "#B0BEC5", "#B0BEC5", "#B0BEC5", "#B0BEC5", "#B0BEC5", "#B0BEC5", "#B0BEC5", "#B0BEC5", "#B0BEC5", "#B0BEC5", "#B0BEC5", "#B0BEC5", "#B0BEC5", "#B0BEC5", "#B0BEC5", "#B0BEC5", "#B0BEC5", "#B0BEC5", "#B0BEC5", "#B0BEC5", "red", "#B0BEC5", "#B0BEC5", "#B0BEC5", "#B0BEC5"]]}], "label": "Topic 44", "method": "update"}, {"args": [{"marker.color": [["#B0BEC5", "#B0BEC5", "#B0BEC5", "#B0BEC5", "#B0BEC5", "#B0BEC5", "#B0BEC5", "#B0BEC5", "#B0BEC5", "#B0BEC5", "#B0BEC5", "#B0BEC5", "#B0BEC5", "#B0BEC5", "#B0BEC5", "#B0BEC5", "#B0BEC5", "#B0BEC5", "#B0BEC5", "#B0BEC5", "#B0BEC5", "#B0BEC5", "#B0BEC5", "#B0BEC5", "#B0BEC5", "#B0BEC5", "#B0BEC5", "#B0BEC5", "#B0BEC5", "#B0BEC5", "#B0BEC5", "#B0BEC5", "#B0BEC5", "#B0BEC5", "#B0BEC5", "#B0BEC5", "#B0BEC5", "#B0BEC5", "#B0BEC5", "#B0BEC5", "#B0BEC5", "#B0BEC5", "#B0BEC5", "#B0BEC5", "#B0BEC5", "red", "#B0BEC5", "#B0BEC5", "#B0BEC5"]]}], "label": "Topic 45", "method": "update"}, {"args": [{"marker.color": [["#B0BEC5", "#B0BEC5", "#B0BEC5", "#B0BEC5", "#B0BEC5", "#B0BEC5", "#B0BEC5", "#B0BEC5", "#B0BEC5", "#B0BEC5", "#B0BEC5", "#B0BEC5", "#B0BEC5", "#B0BEC5", "#B0BEC5", "#B0BEC5", "#B0BEC5", "#B0BEC5", "#B0BEC5", "#B0BEC5", "#B0BEC5", "#B0BEC5", "#B0BEC5", "#B0BEC5", "#B0BEC5", "#B0BEC5", "#B0BEC5", "#B0BEC5", "#B0BEC5", "#B0BEC5", "#B0BEC5", "#B0BEC5", "#B0BEC5", "#B0BEC5", "#B0BEC5", "#B0BEC5", "#B0BEC5", "#B0BEC5", "#B0BEC5", "#B0BEC5", "#B0BEC5", "#B0BEC5", "#B0BEC5", "#B0BEC5", "#B0BEC5", "#B0BEC5", "red", "#B0BEC5", "#B0BEC5"]]}], "label": "Topic 46", "method": "update"}, {"args": [{"marker.color": [["#B0BEC5", "#B0BEC5", "#B0BEC5", "#B0BEC5", "#B0BEC5", "#B0BEC5", "#B0BEC5", "#B0BEC5", "#B0BEC5", "#B0BEC5", "#B0BEC5", "#B0BEC5", "#B0BEC5", "#B0BEC5", "#B0BEC5", "#B0BEC5", "#B0BEC5", "#B0BEC5", "#B0BEC5", "#B0BEC5", "#B0BEC5", "#B0BEC5", "#B0BEC5", "#B0BEC5", "#B0BEC5", "#B0BEC5", "#B0BEC5", "#B0BEC5", "#B0BEC5", "#B0BEC5", "#B0BEC5", "#B0BEC5", "#B0BEC5", "#B0BEC5", "#B0BEC5", "#B0BEC5", "#B0BEC5", "#B0BEC5", "#B0BEC5", "#B0BEC5", "#B0BEC5", "#B0BEC5", "#B0BEC5", "#B0BEC5", "#B0BEC5", "#B0BEC5", "#B0BEC5", "red", "#B0BEC5"]]}], "label": "Topic 47", "method": "update"}, {"args": [{"marker.color": [["#B0BEC5", "#B0BEC5", "#B0BEC5", "#B0BEC5", "#B0BEC5", "#B0BEC5", "#B0BEC5", "#B0BEC5", "#B0BEC5", "#B0BEC5", "#B0BEC5", "#B0BEC5", "#B0BEC5", "#B0BEC5", "#B0BEC5", "#B0BEC5", "#B0BEC5", "#B0BEC5", "#B0BEC5", "#B0BEC5", "#B0BEC5", "#B0BEC5", "#B0BEC5", "#B0BEC5", "#B0BEC5", "#B0BEC5", "#B0BEC5", "#B0BEC5", "#B0BEC5", "#B0BEC5", "#B0BEC5", "#B0BEC5", "#B0BEC5", "#B0BEC5", "#B0BEC5", "#B0BEC5", "#B0BEC5", "#B0BEC5", "#B0BEC5", "#B0BEC5", "#B0BEC5", "#B0BEC5", "#B0BEC5", "#B0BEC5", "#B0BEC5", "#B0BEC5", "#B0BEC5", "#B0BEC5", "red"]]}], "label": "Topic 48", "method": "update"}]}], "shapes": [{"line": {"color": "#CFD8DC", "width": 2}, "type": "line", "x0": 7.175, "x1": 7.175, "y0": -5.222, "y1": 20.52}, {"line": {"color": "#9E9E9E", "width": 2}, "type": "line", "x0": -5.342, "x1": 19.69, "y0": 7.647, "y1": 7.647}], "annotations": [{"showarrow": false, "text": "D1", "x": -5.342, "y": 7.647, "yshift": 10}, {"showarrow": false, "text": "D2", "x": 7.175, "xshift": 10, "y": 20.52}]}}
